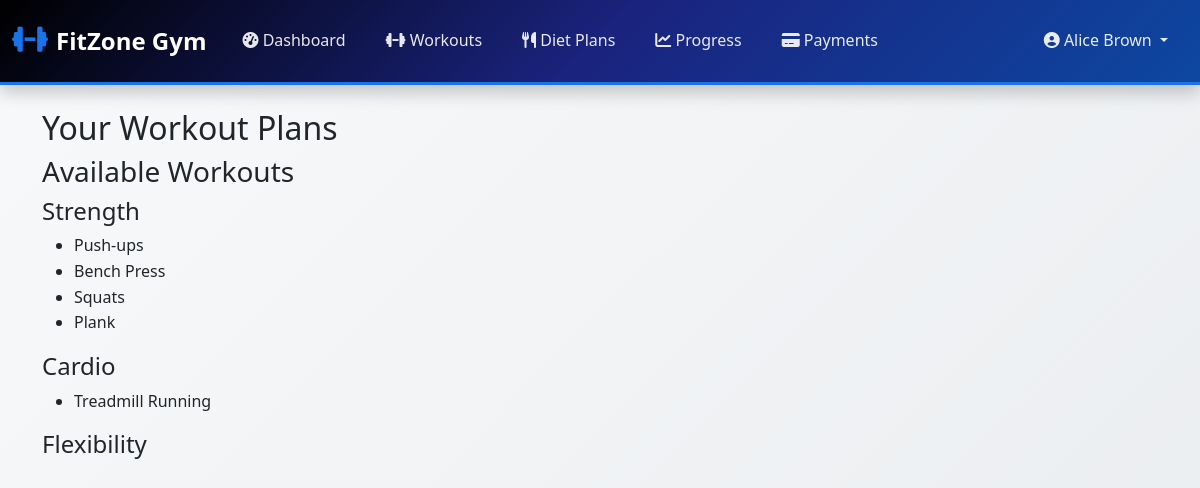
Screenshot of /member/workouts (signed in) with the database file from the repository.
### tables this page shows
CREATE TABLE users (
            id INTEGER PRIMARY KEY AUTOINCREMENT,
            username TEXT UNIQUE NOT NULL,
            email TEXT UNIQUE NOT NULL,
            password_hash TEXT NOT NULL,
            role TEXT NOT NULL CHECK (role IN ('admin', 'member', 'trainer')),
            full_name TEXT NOT NULL,
            phone TEXT,
            is_active BOOLEAN DEFAULT 1,
            created_at TIMESTAMP DEFAULT CURRENT_TIMESTAMP,
            updated_at TIMESTAMP DEFAULT CURRENT_TIMESTAMP
        );

CREATE TABLE workouts (
            id INTEGER PRIMARY KEY AUTOINCREMENT,
            name TEXT NOT NULL,
            description TEXT,
            category TEXT, -- strength, cardio, flexibility, etc.
            difficulty_level TEXT CHECK (difficulty_level IN ('beginner', 'intermediate', 'advanced')),
            duration_minutes INTEGER,
            calories_burned INTEGER,
            instructions TEXT,
            equipment_needed TEXT,
            is_active BOOLEAN DEFAULT 1,
            created_by INTEGER, -- trainer_id
            created_at TIMESTAMP DEFAULT CURRENT_TIMESTAMP,
            FOREIGN KEY (created_by) REFERENCES trainers (id)
        );

### routes/member_routes.py (the view)
@member_routes_bp.route('/workouts')
@login_required
@member_required
def workouts():
    user_id = session['user_id']
    member = Member.get_by_user_id(user_id)
    workout_plans = MemberWorkoutPlan.get_member_plans(member.id)
    plans_with_details = []
    for plan in workout_plans:
        details = WorkoutPlanDetail.get_plan_details(plan.id)
        plans_with_details.append({
            "plan": plan,
            "details": details
        })
    strength_workouts = Workout.get_by_category('strength')
    cardio_workouts = Workout.get_by_category('cardio')
    flexibility_workouts = Workout.get_by_category('flexibility')
    return render_template(
        'member/workouts.html',
        workout_plans=plans_with_details,
        strength_workouts=strength_workouts,
        cardio_workouts=cardio_workouts,
        flexibility_workouts=flexibility_workouts
    )

### models/database.py (called while the page is built)
def get_db_connection(db_path='gym_management.db'):
    conn = sqlite3.connect(db_path)
    conn.row_factory = sqlite3.Row
    conn.execute("PRAGMA foreign_keys = ON")
    return conn

def execute_query(query, params=(), db_path='gym_management.db', fetch=False):
    conn = get_db_connection(db_path)
    cursor = conn.cursor()
    try:
        cursor.execute(query, params)
        if fetch:
            result = cursor.fetchall()
            conn.close()
            return result
        else:
            conn.commit()
            last_id = cursor.lastrowid
            conn.close()
            return last_id
    except Exception as e:
        conn.close()
        try:
            from flask import current_app
            current_app.logger.error(f"DB Error: {e} | Query: {query} | Params: {params}")
        except:
            print(f"DB Error: {e} | Query: {query} | Params: {params}")
        raise

### models/member.py (called while the page is built)
def _to_date(d):
    if d is None or isinstance(d, date):
        return d
    try:
        return datetime.fromisoformat(str(d)).date()
    except Exception:
        try:
            return datetime.strptime(str(d), "%Y-%m-%d").date()
        except Exception:
            return d  # leave as-is if not parseable

    @classmethod
    def _db_path(cls):
        return current_app.config.get('DATABASE_PATH', 'gym_management.db')

### models/workout.py (called while the page is built)
    @classmethod
    def get_by_category(cls, category):
        db_path = current_app.config.get('DATABASE_PATH', 'gym_management.db')
        query = 'SELECT * FROM workouts WHERE category = ? AND is_active = 1'
        results = execute_query(query, (category,), db_path, fetch=True)
        workouts = []
        for row in results:
            workout = cls(
                id=row[0], name=row[1], description=row[2], category=row[3],
                difficulty_level=row[4], duration_minutes=row[5],
                calories_burned=row[6], instructions=row[7],
                equipment_needed=row[8], is_active=bool(row[9]), created_by=row[10]
            )
            workouts.append(workout)
        return workouts

### templates/member/workouts.html (shortened to what this page needs)
{% extends "base.html" %}
{% block content %}
<div class="container mt-4">
  <h2>Your Workout Plans</h2>
  <h3>Available Workouts</h3>
  <h4>Strength</h4>
  <ul>
    {% for w in strength_workouts %}<li>{{ w.name }}</li>{% endfor %}
  </ul>
  <h4>Cardio</h4>
  <ul>
    {% for w in cardio_workouts %}<li>{{ w.name }}</li>{% endfor %}
  </ul>
  <h4>Flexibility</h4>
</div>
{% endblock %}

### templates/base.html (shortened to what this page needs)
<!DOCTYPE html>
<html lang="en">
<head>
    <link href="https://cdnjs.cloudflare.com/ajax/libs/bootstrap/5.3.0/css/bootstrap.min.css" rel="stylesheet">
    <link href="https://cdnjs.cloudflare.com/ajax/libs/font-awesome/6.4.0/css/all.min.css" rel="stylesheet">
</head>
<body>
    {% if session.user_id %}
    <nav class="navbar navbar-expand-lg navbar-dark">
        <div class="container-fluid">
            <a class="navbar-brand" href="{% if session.role == 'admin' %}{{ url_for('admin.dashboard') }}{% elif session.role == 'member' %}{{ url_for('member_routes.dashboard') }}{% elif session.role == 'trainer' %}{{ url_for('trainer_routes.dashboard') }}{% else %}{{ url_for('home') }}{% endif %}">
                <i class="fas fa-dumbbell"></i>
                FitZone Gym
            </a>
            <div class="collapse navbar-collapse" id="navbarNav">
                {% if session.role == 'admin' %}
                <ul class="navbar-nav me-auto">
                    <li class="nav-item">
                        <a class="nav-link" href="{{ url_for('admin.dashboard') }}">
                            <i class="fas fa-tachometer-alt"></i> Dashboard
                        </a>
                    </li>
                    <li class="nav-item dropdown">
                        <a class="nav-link dropdown-toggle" href="#" role="button" data-bs-toggle="dropdown">
                            <i class="fas fa-users"></i> Members
                        </a>
                        <ul class="dropdown-menu">
                            <li><a class="dropdown-item" href="{{ url_for('admin.members') }}">All Members</a></li>
                            <li><a class="dropdown-item" href="{{ url_for('admin.add_member_form') }}">Add Member</a></li>
                        </ul>
                    </li>
                    <li class="nav-item dropdown">
                        <a class="nav-link dropdown-toggle" href="#" role="button" data-bs-toggle="dropdown">
                            <i class="fas fa-user-tie"></i> Trainers
                        </a>
                        <ul class="dropdown-menu">
                            <li><a class="dropdown-item" href="{{ url_for('admin.trainers') }}">All Trainers</a></li>
                            <li><a class="dropdown-item" href="{{ url_for('admin.add_trainer_form') }}">Add Trainer</a></li>
                        </ul>
                    </li>
                    <li class="nav-item">
                        <a class="nav-link" href="{{ url_for('admin.payments') }}">
                            <i class="fas fa-credit-card"></i> Payments
                        </a>
                    </li>
                    <li class="nav-item">
                        <a class="nav-link" href="{{ url_for('admin.reports') }}">
                            <i class="fas fa-chart-bar"></i> Reports
                        </a>
                    </li>
                </ul>
                {% elif session.role == 'member' %}
                <ul class="navbar-nav me-auto">
                    <li class="nav-item">
                        <a class="nav-link" href="{{ url_for('member_routes.dashboard') }}">
                            <i class="fas fa-tachometer-alt"></i> Dashboard
                        </a>
                    </li>
                    <li class="nav-item">
                        <a class="nav-link" href="{{ url_for('member_routes.workouts') }}">
                            <i class="fas fa-dumbbell"></i> Workouts
                        </a>
                    </li>
                    <li class="nav-item">
                        <a class="nav-link" href="{{ url_for('member_routes.diet') }}">
                            <i class="fas fa-utensils"></i> Diet Plans
                        </a>
                    </li>
                    <li class="nav-item">
                        <a class="nav-link" href="{{ url_for('member_routes.progress') }}">
                            <i class="fas fa-chart-line"></i> Progress
                        </a>
                    </li>
                    <li class="nav-item">
                        <a class="nav-link" href="{{ url_for('member_routes.payments') }}">
                            <i class="fas fa-credit-card"></i> Payments
                        </a>
                    </li>
                </ul>
                {% endif %}
                <ul class="navbar-nav">
                    <li class="nav-item dropdown">
                        <a class="nav-link dropdown-toggle" href="#" role="button" data-bs-toggle="dropdown">
                            <i class="fas fa-user-circle"></i>
                            {{ session.full_name }}
                        </a>
                    </li>
                </ul>
            </div>
        </div>
    </nav>
    {% endif %}
    <main class="fade-in">
        {% block content %}{% endblock %}
    </main>
</body>
</html>

### templates/base.html (style rules this page uses)
:root { --primary-color: #1a73e8; --secondary-color: #2962ff; --success-color: #00c851; --danger-color: #ff4444; --warning-color: #ffbb33; --info-color: #33b5e5; --dark-color: #212529; --light-color: #f8f9fa; --gradient-primary: linear-gradient(135deg, #1a73e8 0%, #2962ff 100%); --gradient-dark: linear-gradient(135deg, #000000 0%, #1a237e 50%, #0d47a1 100%); --shadow-sm: 0 2px 4px rgba(0,0,0,0.1); --shadow-md: 0 4px 8px rgba(0,0,0,0.15); --shadow-lg: 0 8px 16px rgba(0,0,0,0.2); }
body { font-family: 'Segoe UI', Tahoma, Geneva, Verdana, sans-serif; background: linear-gradient(135deg, #f8f9fa 0%, #e9ecef 100%); min-height: 100vh; line-height: 1.6; }
.navbar { background: var(--gradient-dark) !important; backdrop-filter: blur(10px); box-shadow: var(--shadow-lg); border-bottom: 3px solid var(--primary-color); padding: 1rem 0; }
.navbar-brand { font-weight: 700; font-size: 1.5rem; color: white !important; display: flex; align-items: center; gap: 0.5rem; }
.navbar-brand i { color: var(--primary-color) !important; font-size: 1.8rem; }
.navbar-nav .nav-link { color: rgba(255,255,255,0.9) !important; font-weight: 500; margin: 0 0.25rem; padding: 0.75rem 1rem !important; border-radius: 8px; transition: all 0.3s ease; }
.fade-in { animation: fadeIn 0.5s ease-in; }

### rows the page displays
users: full_name "Alice Brown"
workouts: name "Push-ups"
workouts: name "Bench Press"
workouts: name "Squats"
workouts: name "Plank"
workouts: name "Treadmill Running"
